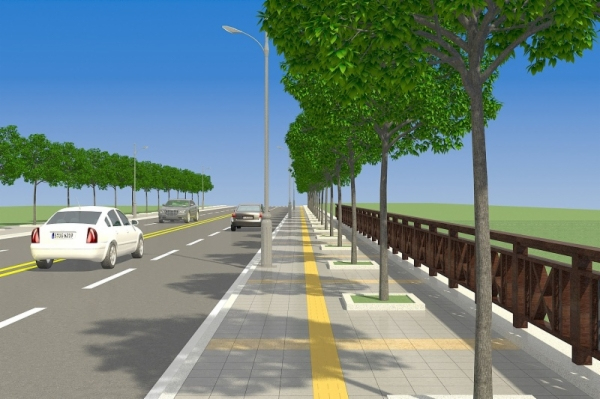
#> input picture homework/week2/time.jpeg, 600 x 399 px
$ jupyter execute --allow-errors week2.ipynb
#> lines starting #> are read from the running program, lines starting #| are printed output that depends on the picture
[cell 1]
import cv2 as cv
import matplotlib.pyplot as plt
import numpy as np
import copy

[cell 2]
img = cv.imread('time.jpeg', 1)
#> img is the input picture: shape (399, 600, 3); mean B, G, R 130.2, 132.5, 111.8
img_gray = cv.cvtColor(img, cv.COLOR_BGR2GRAY)
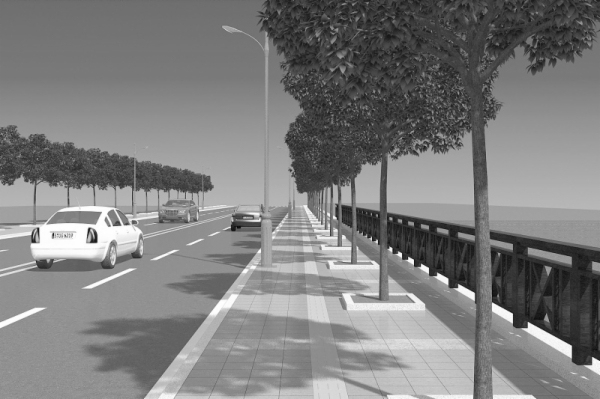
#> img_gray: shape (399, 600); min 10, max 255, mean 126
kernel = [[0, 0, 1, 0, 0],
          [0, 1, 1, 1, 0],
          [1, 1, -8, 1, 1],
          [0, 1, 1, 1, 0],
          [0, 0, 1, 0, 0]]
kernel = [[0, 1, 0],
          [1, -4, 1],
          [0, 1, 0]]

[cell 3]
def convolution(img, kernel, padding_way):
    padding_size = len(kernel) // 2
    w_img = len(img[0])
    h_img = len(img)
    # padding the img
    if padding_way == 'ZERO':
        for row in img:
            for i in range(padding_size):
                row.insert(0, 0)
                row.append(0)
        first_line = [0 for i in range(w_img + 2*padding_size)]
        last_line = [0 for i in range(w_img + 2*padding_size)]
        for i in range(padding_size):
            img.insert(0, first_line)
            img.append(last_line)
    elif padding_way == 'REPLICA':
        for i in range(padding_size):
            img.insert(0, img[0])
            img.append(img[len(img) - 1])
        for row in img:
            for i in range(padding_size):
                row.insert(0, row[0])
                row.append(row[len(row) - 1])
    else:
        'only ZERO and REPLICA surported'

    target_img = copy.deepcopy(img)
    for row_i in range(padding_size, h_img + padding_size):
        for col_i in range(padding_size, w_img + padding_size):
            window_ =img[row_i - padding_size:row_i + padding_size + 1]
            window = [row[col_i - padding_size: col_i + padding_size + 1] for row in window_]
# [8 lines of commented-out code are left out]
            median = 0
            for i in range(len(kernel)):
                for j in range(len(kernel)):
                    median += window[i][j] * kernel[i][j]
#             print(row_i, col_i, median // len(kernel) ** 2)
            target_img[row_i][col_i] = median // len(kernel) ** 2
    return target_img

[cell 4]
def medianBlur(img, kernel, padding_way):
    padding_size = len(kernel) // 2
    w_img = len(img[0])
    h_img = len(img)
    # padding the img
    if padding_way == 'ZERO':
        for row in img:
            for i in range(padding_size):
                row.insert(0, 0)
                row.append(0)
        first_line = [0 for i in range(w_img + 2*padding_size)]
        last_line = [0 for i in range(w_img + 2*padding_size)]
        for i in range(padding_size):
            img.insert(0, first_line)
            img.append(last_line)
    elif padding_way == 'REPLICA':
        for i in range(padding_size):
            img.insert(0, copy.deepcopy(img[0]))
            img.append(copy.deepcopy(img[len(img) - 1]))
        for row in img:
            for i in range(padding_size):
                row.insert(0, copy.deepcopy(row[0]))
                row.append(copy.deepcopy(row[len(row) - 1]))
#             print(row)
    else:
        'only ZERO and REPLICA surported'

    target_img = copy.deepcopy(img)
    for row_i in range(padding_size, h_img + padding_size):
        for col_i in range(padding_size, w_img + padding_size):
            window_ =img[row_i - padding_size:row_i + padding_size + 1]
            window = []
            for row in window_:
                window.extend(row[col_i - padding_size: col_i + padding_size + 1])
            window.sort()
#             print(window)
            target_img[row_i][col_i] = window[len(kernel) // 2]
    return target_img

[cell 5]
img_medi1 = medianBlur(img_gray.tolist(), kernel, 'ZERO')
#> in medianBlur, `w_img = len(img[0])`: w_img = 600
#> in medianBlur, `h_img = len(img)`: h_img = 399
#> after the loop in medianBlur, `for i in range(padding_size):`: img = 401 items
#> img_medi1 = 401 items
img_medi2 = medianBlur(img_gray.tolist(), kernel, 'REPLICA')
#> img_medi2 = 401 items
img_conv = convolution(img_gray.tolist(), kernel, 'ZERO')
#> in convolution, `w_img = len(img[0])`: w_img = 600
#> in convolution, `h_img = len(img)`: h_img = 399
#> after the loop in convolution, `for i in range(padding_size):`: img = 401 items
#> img_conv = 401 items

[cell 6]
print(img_gray.shape)
#| (399, 600)
#> (the rest of this cell did not finish here and is left out)

[cell 7]
plt.figure(dpi=800)
plt.subplot(221)
plt.imshow(img_gray, cmap='gray')

plt.subplot(222)
plt.imshow(img_medi1, cmap='gray')

plt.subplot(223)
plt.imshow(np.array(img_medi2).astype(np.int16), cmap='gray')

plt.subplot(224)
plt.imshow(img_conv, cmap='gray')
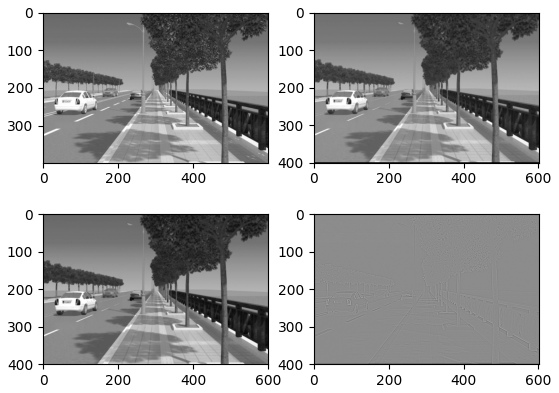
#> figure drawn by matplotlib, 4 panels
